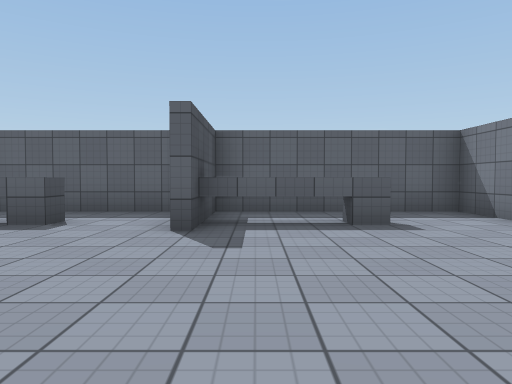
[1] (above)

15 first-person views from a walk through a Unity game level. The camera is 1.2 m above the floor, tilts 2° down and sees 70° across. The floor is counted in squares, 2 m on a side. Each view is taken from the middle of a square. On the plan, view 1 faces up. The plan holds only what a view shows up to about 10 squares ahead; the rest is blank. The place goes on beyond the plan. The player is left out. Some animated figures are left out. Surface patterns are stand-ins for the level's own textures.

[2]
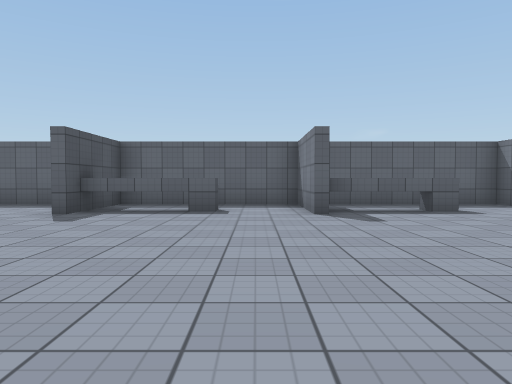

[3]
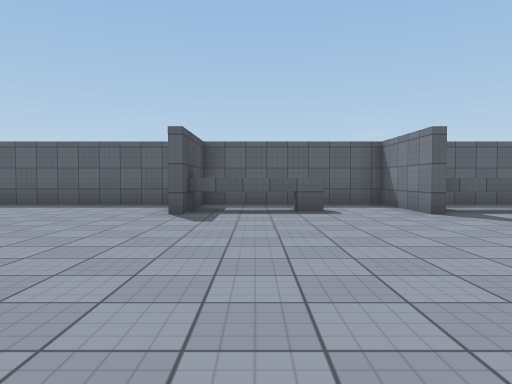

[4]
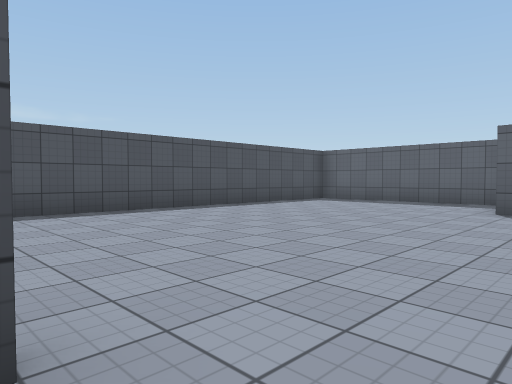

[5]
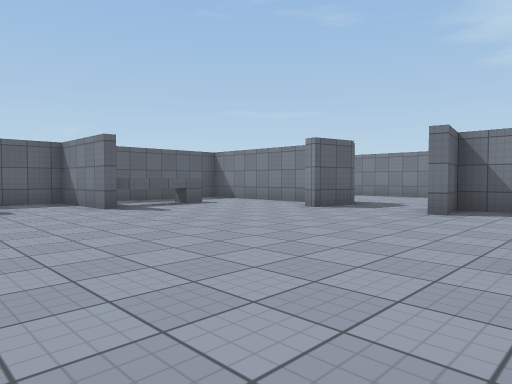

[6]
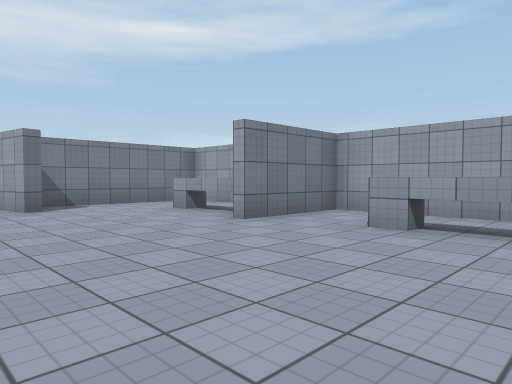

[7]
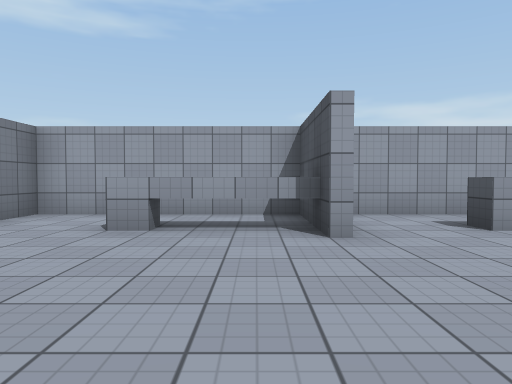

[8]
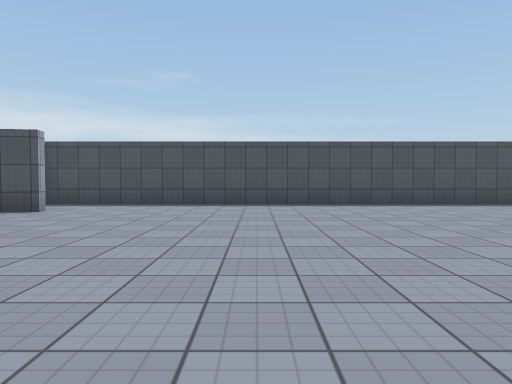

[9]
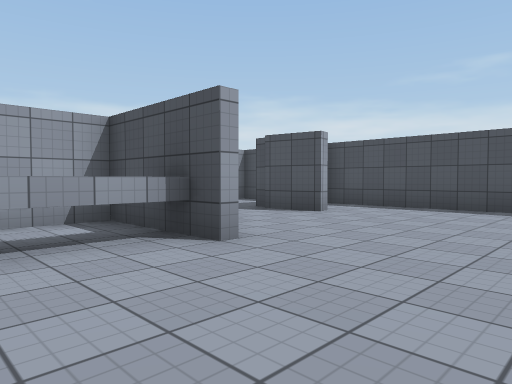

[10]
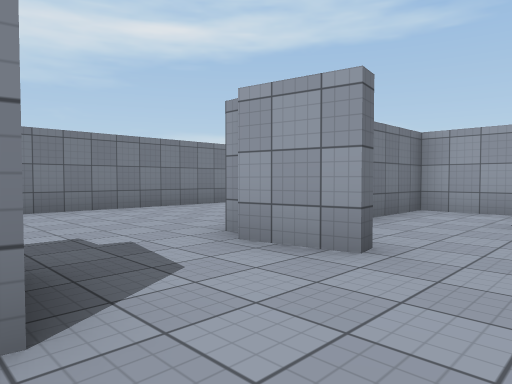

[11]
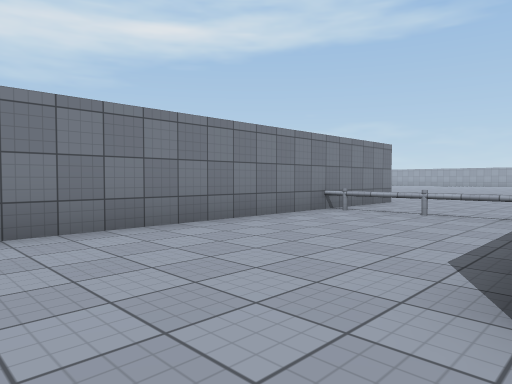

[12]
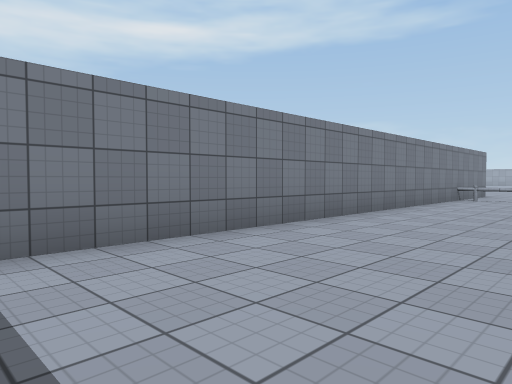

[13]
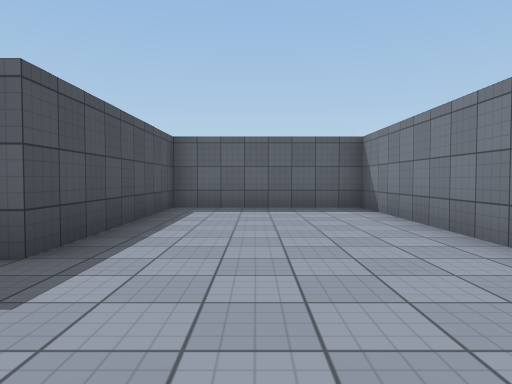

[14]
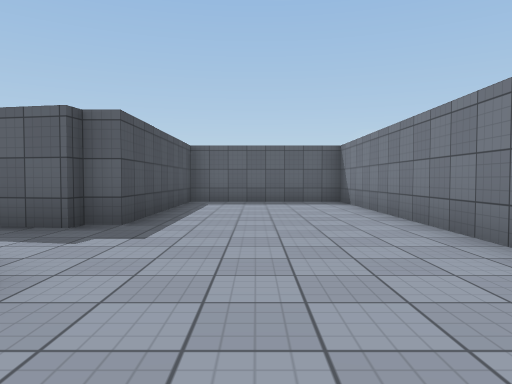

[15]
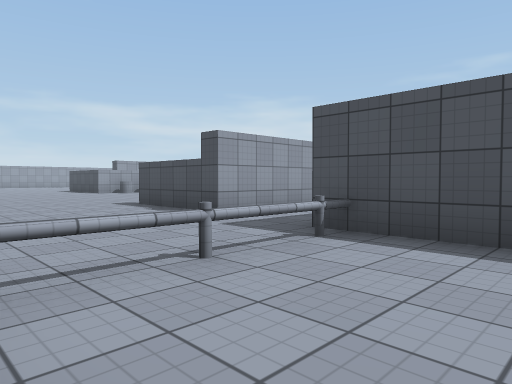

### Floor plan
Key: @ floor where view 1 was taken; # wall or solid block; . floor; = window, fence, low wall or low ledge; ^ raised ledge; T thing the floor can be seen under or through.
Columns run from 11 left of view 1 to 9 right of it. Each row starts with its distance up from view 1.
  7 #####################
  6 #.....#...#....#....#
  5 #.....#^^.#^^..#....#
  4 #..............#....#
  3 #..............#....#
  2 #.............##....#
  1 #...................#
  0 #..........@........#
 -1 #.............##....#
 -2 #..............#....#
 -3 #.....^...T....#....#
 -4 #.#.. #^^.T^^..#....#
 -5 #.#.. #...#....#====#
 -6   #.  ##########....#
 -7               ......#
 -8                  ...#
 -9             ####....
-10                #...
-11                #...
-12                ...
-13                ...
-14                 ..

Where each view was taken, in squares from view 1:
view 1: 0 up, 0 right, facing up
view 2: 2 down, 2 left, facing up
view 3: 2 down, 4 left, facing up
view 4: 3 down, 4 left, facing up-left
view 5: 3 down, 4 left, facing up-right
view 6: 1 up, 5 left, facing down-right
view 7: 1 up, 0 right, facing down
view 8: 0 up, 2 left, facing left
view 9: 0 up, 3 left, facing down-left
view 10: 2 up, 1 right, facing down-right
view 11: 1 up, 4 right, facing down-right
view 12: 6 up, 5 right, facing down-right
view 13: 1 down, 6 right, facing up
view 14: 3 down, 6 right, facing up
view 15: 3 down, 8 right, facing down-left
